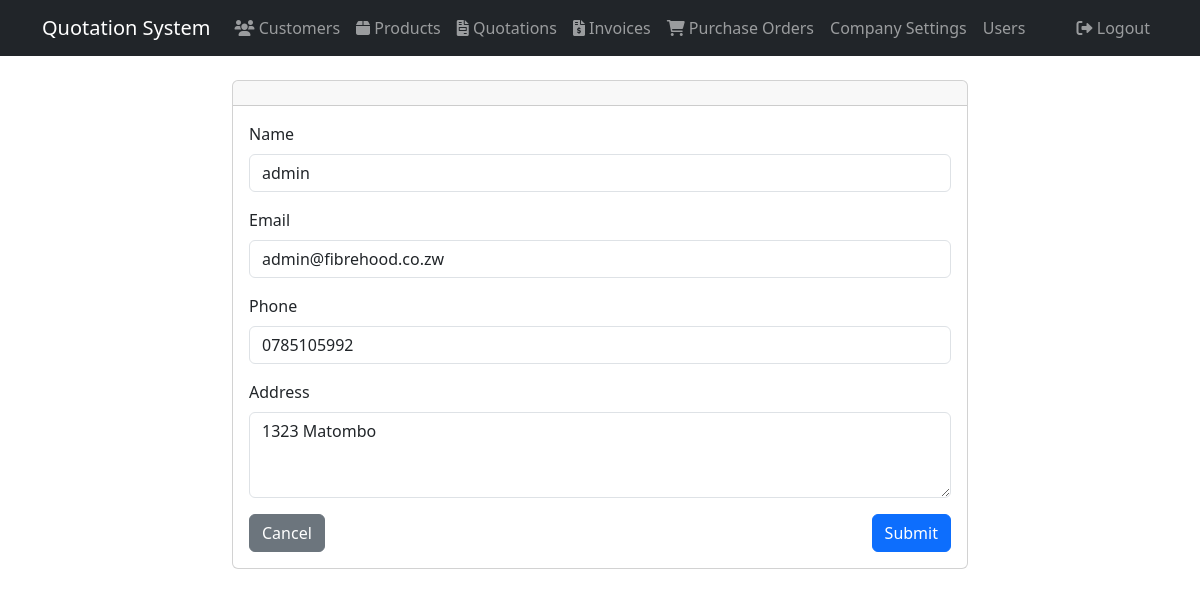
Page /customers/1/edit (signed in) on the committed database.
### models.py (models this page shows)
class Customer(db.Model):
    id = db.Column(db.Integer, primary_key=True)
    name = db.Column(db.String(100), nullable=False)
    email = db.Column(db.String(120), nullable=False)
    phone = db.Column(db.String(50), nullable=False)
    address = db.Column(db.Text, nullable=True)
    company_id = db.Column(db.Integer, db.ForeignKey('company.id'), nullable=False)
    company = db.relationship('Company', backref=db.backref('customers', lazy=True))

### app.py (the view, shortened to what this page needs)
@app.route('/customers/<int:id>/edit', methods=['GET', 'POST'])
@login_required
def edit_customer(id):
    customer = Customer.query.filter_by(id=id, company_id=current_user.company_id).first_or_404()
    form = CustomerForm(obj=customer)
    return render_template('customers/form.html', form=form, customer=customer)

### forms.py
class CustomerForm(FlaskForm):
    name = StringField('Name', validators=[DataRequired(), Length(min=2, max=100)])
    email = EmailField('Email', validators=[Optional(), Email()])
    phone = StringField('Phone', validators=[Optional(), Length(max=20)])
    address = TextAreaField('Address', validators=[Optional(), Length(max=200)])
    submit = SubmitField('Submit')

### app.py (called while the page is built)
@login_manager.user_loader
def load_user(user_id):
    return User.query.get(int(user_id))

### templates/customers/form.html (shortened to what this page needs)
{% extends "base.html" %}
{% block content %}
<div class="row justify-content-center">
    <div class="col-md-8">
        <div class="card">
            <div class="card-header">
            </div>
            <div class="card-body">
                <form method="POST">
                    <div class="mb-3">
                        {{ form.name.label(class="form-label") }}
                        {{ form.name(class="form-control") }}
                    </div>
                    <div class="mb-3">
                        {{ form.email.label(class="form-label") }}
                        {{ form.email(class="form-control") }}
                    </div>
                    <div class="mb-3">
                        {{ form.phone.label(class="form-label") }}
                        {{ form.phone(class="form-control") }}
                    </div>
                    <div class="mb-3">
                        {{ form.address.label(class="form-label") }}
                        {{ form.address(class="form-control", rows=3) }}
                    </div>
                    <div class="d-flex justify-content-between">
                        <a href="{{ url_for('list_customers') }}" class="btn btn-secondary">Cancel</a>
                        {{ form.submit(class="btn btn-primary") }}
                    </div>
                </form>
            </div>
        </div>
    </div>
</div>
{% endblock %}

### rows in the picture
Customer: name "admin", email "admin@fibrehood.co.zw", phone "0785105992", address "1323 Matombo"
